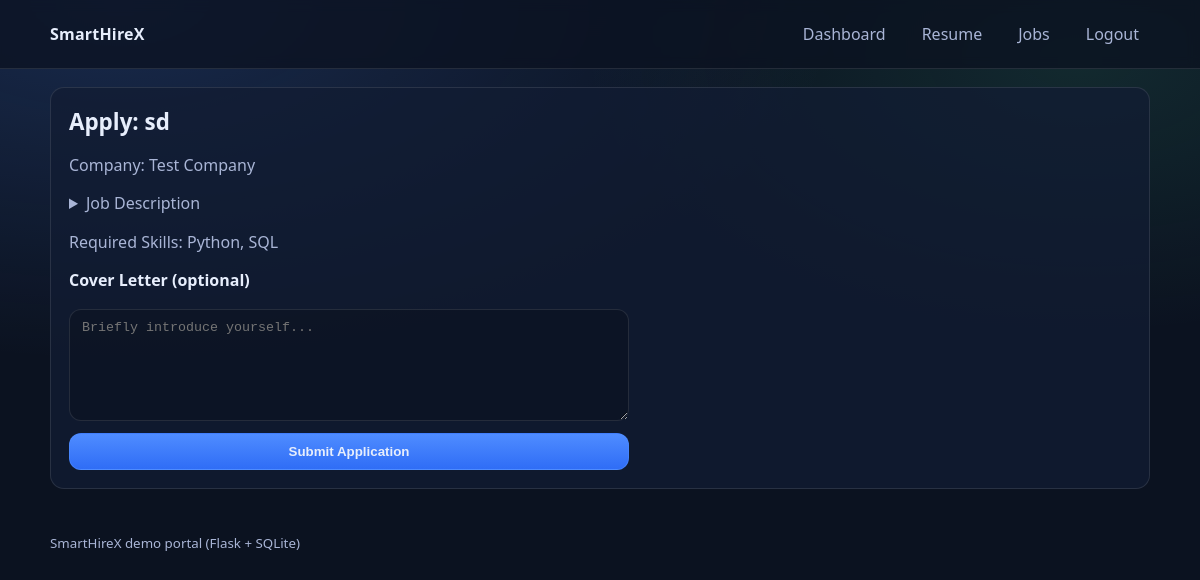
/apply/1 (signed in), run on the app's committed database.
### tables this page shows
CREATE TABLE jobs (
                id INTEGER PRIMARY KEY AUTOINCREMENT,
                -- Requested columns
                title TEXT NOT NULL,
                company TEXT NOT NULL,
                skills_required TEXT,
                description TEXT NOT NULL,

                -- Backward-compat/operational fields
                employer_id INTEGER,
                required_skills TEXT,
                created_at TEXT,
                FOREIGN KEY (employer_id) REFERENCES users(id)
            );

### app.py (the view, shortened to what this page needs)
@app.route("/apply/<int:job_id>", methods=["GET", "POST"])
@login_required(role="job_seeker")
def apply(job_id: int):
    user = current_user()
    if user is None:
        flash("Please log in again.", "warning")
        return redirect(url_for("login_seeker"))
    conn = get_db()
    cur = conn.cursor()
    cur.execute("SELECT * FROM jobs WHERE id = ?", (job_id,))
    job = cur.fetchone()
    if job is None:
        conn.close()
        flash("Job not found.", "danger")
        return redirect(url_for("jobs"))
    conn.close()
    return render_template("apply.html", user=user, job=job)

### app.py (called while the page is built)
def get_db():
    conn = sqlite3.connect(app.config["DATABASE_PATH"])
    conn.row_factory = sqlite3.Row
    conn.execute("PRAGMA foreign_keys = ON")
    conn.execute("PRAGMA journal_mode = WAL")
    conn.execute("PRAGMA synchronous = NORMAL")
    return conn

def login_required(role: str | None = None):
    def decorator(view_fn):
        @wraps(view_fn)
        def wrapper(*args, **kwargs):
            if "user_id" not in session:
                flash("Please log in first.", "warning")
                if role is None or role == "job_seeker":
                    return redirect(url_for("login_seeker"))
                return redirect(url_for("login"))
            if role is not None and session.get("role") != role:
                flash("You do not have access to that page.", "warning")
                return redirect(url_for("dashboard"))
            return view_fn(*args, **kwargs)
        return wrapper
    return decorator

def current_user():
    if "user_id" not in session:
        return None
    conn = get_db()
    cur = conn.cursor()
    cur.execute("SELECT * FROM users WHERE id = ?", (session["user_id"],))
    row = cur.fetchone()
    conn.close()
    return row

### templates/apply.html (shortened to what this page needs)
{% extends "base.html" %}
{% block content %}
  <section class="card">
    <h1 class="card-title">Apply: {{ job.title }}</h1>
    <p class="muted">Company: {{ job.company }}</p>
    <details class="details">
      <summary class="details-summary muted">Job Description</summary>
    </details>
    <p class="muted">Required Skills: {{ job.required_skills }}</p>
    <form method="post" class="form">
      <label class="label" for="cover_letter">Cover Letter (optional)</label>
      <textarea id="cover_letter" name="cover_letter" rows="6" placeholder="Briefly introduce yourself..."></textarea>
      <button type="submit" class="btn btn-primary">Submit Application</button>
    </form>
  </section>
{% endblock %}

### static/styles.css (style rules this page uses)
:root { --bg: #0b1220; --card: #121c33; --text: #e7eefc; --muted: #a9b5d6; --primary: #4f8cff; --primary-2: #2f6df6; --danger: #ff5c7a; --success: #46d39b; --border: rgba(255,255,255,0.10); }
* { box-sizing: border-box; }
body { margin: 0; font-family: ui-sans-serif, system-ui, -apple-system, Segoe UI, Roboto, Helvetica, Arial; background: radial-gradient(1200px 600px at 10% 0%, rgba(79,140,255,0.20), transparent 60%), radial-gradient(900px 500px at 90% 10%, rgba(70,211,155,0.12), transparent 55%), var(--bg); color: var(--text); line-height: 1.4; }
.card { background: rgba(18,28,51,0.75); border: 1px solid var(--border); border-radius: 14px; padding: 18px; margin-top: 18px; }
.card-title { margin: 0 0 12px; font-size: 1.4rem; }
.muted { color: var(--muted); }
.form { display: grid; gap: 12px; max-width: 560px; }
.label { font-weight: 650; color: var(--text); display: block; margin-bottom: 6px; }
input, textarea, select { width: 100%; padding: 10px 12px; border-radius: 12px; border: 1px solid var(--border); background: rgba(0,0,0,0.18); color: var(--text); outline: none; }
textarea { resize: vertical; }
.btn { display: inline-flex; align-items: center; justify-content: center; padding: 10px 14px; border-radius: 12px; border: 1px solid var(--border); background: rgba(255,255,255,0.05); color: var(--text); text-decoration: none; cursor: pointer; font-weight: 700; }
.btn-primary { background: linear-gradient(180deg, var(--primary), var(--primary-2)); border-color: rgba(79,140,255,0.55); }
.details { margin-top: 12px; }
.details-summary { cursor: pointer; }

### data on the page
jobs: title "sd", company "Test Company", required_skills "Python, SQL"
